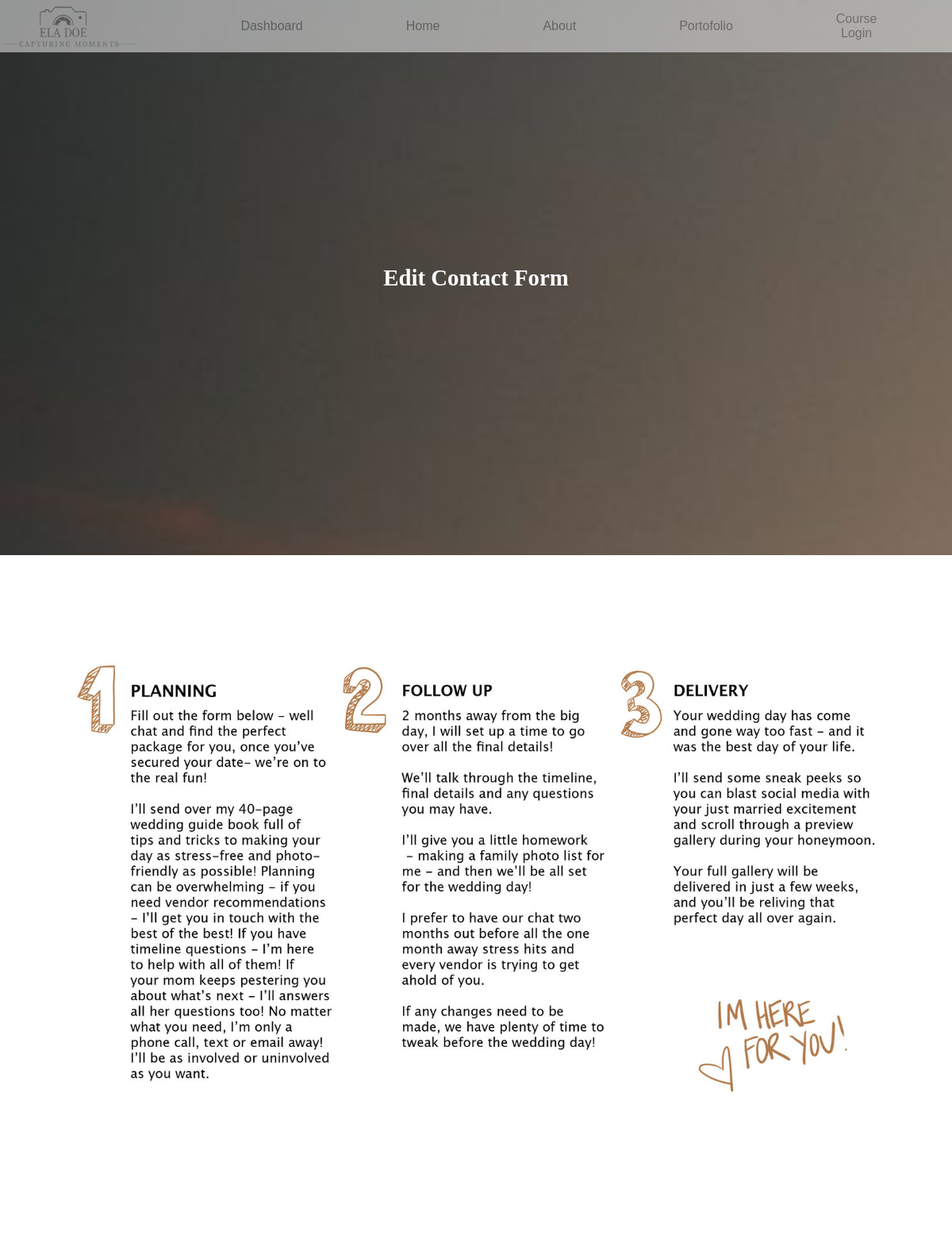
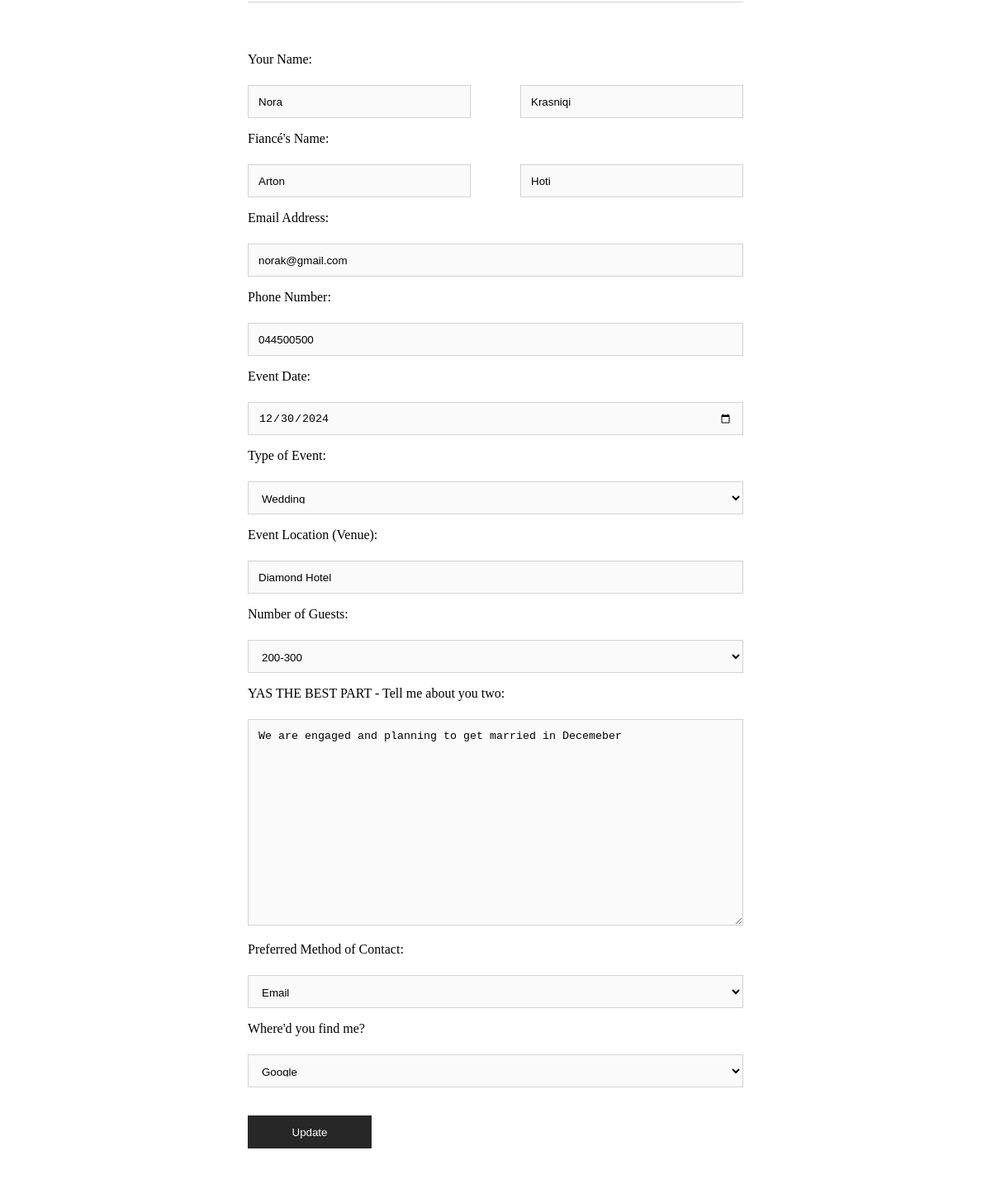
Page /edit_contact_form.php?id=7 (signed in) on the committed database (2 pictures, top to bottom).
### tables this page shows
CREATE TABLE `contact_form_data` (
  `id` int(11) NOT NULL,
  `first_name` varchar(50) NOT NULL,
  `last_name` varchar(50) NOT NULL,
  `fiance_first_name` varchar(50) NOT NULL,
  `fiance_last_name` varchar(50) NOT NULL,
  `email` varchar(100) NOT NULL,
  `phone` varchar(20) NOT NULL,
  `event_date` date NOT NULL,
  `event_type` varchar(20) NOT NULL,
  `event_location` varchar(255) NOT NULL,
  `guests` varchar(20) NOT NULL,
  `love_story` text NOT NULL,
  `contact_method` varchar(20) NOT NULL,
  `how_found` varchar(20) NOT NULL
);

### databaseConnection.php (called while the page is built)
<?php
     class DatabaseConnection{
        private $host = "localhost";
        private $username = "root";
        private $password = "";
        private $database = "web_project";
     function startConnection(){
         try{
             $conn = new PDO("mysql:host=$this->host;dbname=$this->database", $this->username, $this->password);
             $conn->setAttribute(PDO::ATTR_ERRMODE, PDO::ERRMODE_EXCEPTION);
             if(!$conn){
                 return null;
             }else{
                 return $conn;
             }
         }catch(PDOException $e){
            echo "Connection failed ". $e->getMessage();
             return null;
         }
     }
 }
?>

### ContactFormRepository.php (called while the page is built, shortened)
<?php
include_once "databaseConnection.php";
class ContactFormRepository
{
    private $conn;
    public function __construct()
    {
        $dbConnection = new DatabaseConnection();
        $this->conn = $dbConnection->startConnection();
    }
    public function getContactFormDataById($id)
    {
        $sql = "SELECT * FROM contact_form_data WHERE id = ?";
        $stmt = $this->conn->prepare($sql);
        $stmt->execute([$id]);
        return $stmt->fetch(PDO::FETCH_ASSOC);
    }
}
?>

### edit_contact_form.php (the view, shortened to what this page needs)
<?php
require_once 'databaseConnection.php';
require_once 'ContactFormRepository.php';
$contactFormId = $_GET['id'];
$contactFormRepository = new ContactFormRepository();
$contactForm = $contactFormRepository->getContactFormDataById($contactFormId);
?>
<!DOCTYPE html>
<html lang="en">
<head>
    <link rel="stylesheet" href="Booking.css">
</head>
<body>
    <header>
        <?php include('Header.php'); ?>
    </header>
    <main>
        <div class="bgphoto">
            <h2>Edit Contact Form</h2>
        </div>
        <img src="Booking_Pictures/PlanningPic.png" alt="">
        <form method="post" action="update_contact_form.php">
            <label for="first-name">Your Name:</label>
            <div id="your-name">
                <input type="text" id="first-name" name="first-name" placeholder="First Name"
                    value="<?php echo htmlspecialchars($contactForm['first_name']); ?>" required>
                <input type="text" id="last-name" name="last-name" placeholder="Last Name"
                    value="<?php echo htmlspecialchars($contactForm['last_name']); ?>" required>
            </div>
            <label for="fiance-name">Fiancé's Name:</label>
            <div id="fiance-name">
                <input type="text" id="fiance-first-name" name="fiance-first-name" placeholder="First Name"
                    value="<?php echo htmlspecialchars($contactForm['fiance_first_name']); ?>" required>
                <input type="text" id="fiance-last-name" name="fiance-last-name" placeholder="Last Name"
                    value="<?php echo htmlspecialchars($contactForm['fiance_last_name']); ?>" required>
            </div>
            <label for="email">Email Address:</label>
            <input type="email" id="email" name="email" value="<?php echo htmlspecialchars($contactForm['email']); ?>"
                required>
            <label for="phone">Phone Number:</label>
            <input type="tel" id="phone" name="phone" value="<?php echo htmlspecialchars($contactForm['phone']); ?>"
                required>
            <label for="event-date">Event Date:</label>
            <input type="date" id="event-date" name="event-date"
                value="<?php echo htmlspecialchars($contactForm['event_date']); ?>" required>
            <label for="event-type">Type of Event:</label>
            <select id="event-type" name="event-type" required>
                <option value="wedding" <?php echo ($contactForm['event_type'] === 'wedding') ? 'selected' : ''; ?>>
                    Wedding</option>
            </select>
            <label for="event-location">Event Location (Venue):</label>
            <input type="text" id="event-location" name="event-location"
                value="<?php echo htmlspecialchars($contactForm['event_location']); ?>" required>
            <label for="guests">Number of Guests:</label>
            <select id="guests" name="guests" required>
                <option value="200-300" <?php echo ($contactForm['guests'] === '200-300') ? 'selected' : ''; ?>>200-300
                </option>
            </select>
            <label for="love-story">YAS THE BEST PART - Tell me about you two:</label>
            <textarea id="love-story" name="love-story"
                required><?php echo htmlspecialchars($contactForm['love_story']); ?></textarea>
            <label for="contact-method">Preferred Method of Contact:</label>
            <select id="contact-method" name="contact-method" required>
                <option value="email" <?php echo ($contactForm['contact_method'] === 'email') ? 'selected' : ''; ?>>Email
                </option>
            </select>
            <label for="how-found">Where'd you find me?</label>
            <select id="how-found" name="how-found" required>
                <option value="google" <?php echo ($contactForm['how_found'] === 'google') ? 'selected' : ''; ?>>Google
                </option>
            </select>
            <br>
            <button type="submit" onclick="validateForm(event)">Update</button>
        </form>
    </main>
</body>
</html>

### Booking.css (style rules this page uses)
html { width: 100%; background-color: white; }
body { box-sizing: border-box; width: 100%; height: max-content; overflow-x: hidden; overflow-y: auto; margin: 0px; }
header { display: flex; position: fixed; align-items: center; top: 0; left: 0; width: 100%; height: 66px; background-color: white; z-index: 1000; overflow: hidden; opacity: 0.8; }
.bgphoto { display: flex; align-items: center; justify-content: center; color: white; font-size: larger; font-weight: 900; background-image: url(Booking_Pictures/bgPhoto.png); background-size: cover; background-repeat: no-repeat; background-attachment: fixed; width: 100%; height: 700px; text-decoration: double gray; margin-bottom: 20px; margin-left: 0px; }
img { width: 90%; justify-self: center; margin-left: 5%; margin-right: 5%; }
form { padding-top: 5%; border-top: 1px solid lightgray; max-width: 600px; margin: auto; }
label { display: block; height: 40px; margin-bottom: 0px; }
label[for="event-date"] { width: 30%; }
input[type="text"], input[type="email"], input[type="tel"], select, textarea, input[type="date"], input[type="number"] { width: 100%; padding: 12px; margin-bottom: 16px; box-sizing: border-box; display: inline-block; height: 40px; margin-top: 0px; background-color: #fafafa; border: 1px solid lightgray;; }
#your-name, #fiance-name { width: 100%; display: flex; justify-content: space-between; flex-direction: row; }
#fiance-last-name, #last-name { margin-left: 10%; }
#love-story { height: 250px; }
button { background-color: #272727; color: white; padding: 10px 15px; width: 150px; height: 40px; border: none; cursor: pointer; align-content: center; margin-bottom: 10%; }

### Header.php (style rules this page uses)
header { display: flex; position: fixed; align-items: center; top: 0; left: 0; width: 100%; height: 66px; background-color: white; z-index: 1000; overflow: hidden; opacity: 0.5; }

### rows in the picture
contact_form_data: first-name "Nora", last-name "Krasniqi", fiance-first-name "Arton", fiance-last-name "Hoti", email "norak@gmail.com", phone "044500500", event-date "12/30/2024", event-type "Wedding", event-location "Diamond Hotel", guests "200-300", love-story "We are engaged and planning to get married in Decemeber", contact-method "Email", how-found "Google"
